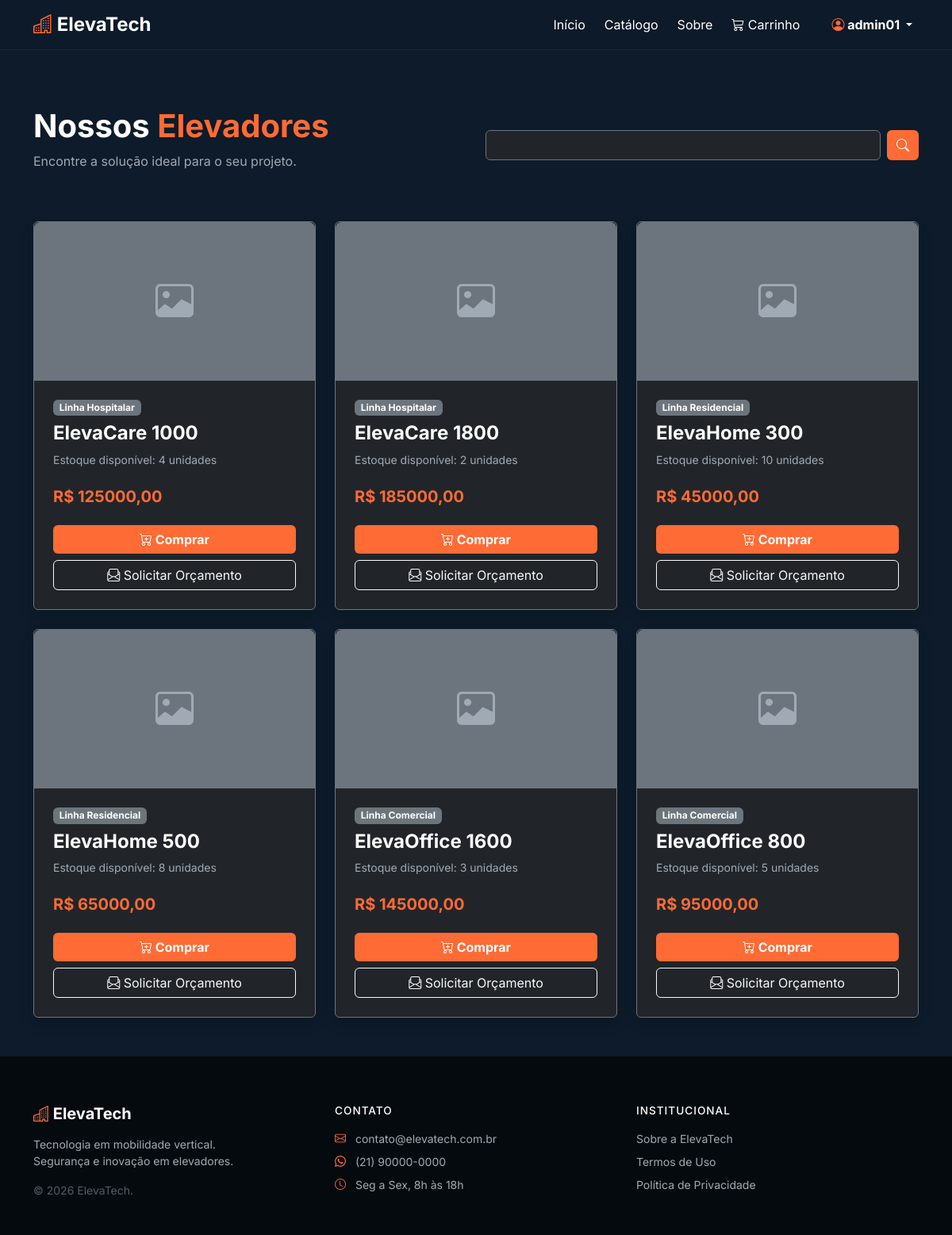
The app's page /elevadores/ (signed in) with its own data.
### produtos/models.py (models this page shows, shortened)
class Elevador(models.Model):
    nome = models.CharField(max_length=120)
    categoria = models.ForeignKey(Categoria, on_delete=models.PROTECT)
    preco = models.DecimalField(max_digits=10, decimal_places=2)
    estoque = models.PositiveIntegerField(default=0)
    imagem = models.ImageField(upload_to="elevadores/", blank=True, null=True)
    ativo = models.BooleanField(default=True)
    class Meta:
        verbose_name_plural = "Elevadores"

class Categoria(models.Model):
    nome = models.CharField(max_length=60, unique=True)
    class Meta:
        verbose_name_plural = "Categorias"

### produtos/views.py (the view)
# urls.py: path("elevadores/", views.lista_elevadores, name="catalogo"),
def lista_elevadores(request):
    elevadores = Elevador.objects.filter(ativo=True).order_by("nome")
    termo = request.GET.get("q")
    if termo:
        elevadores = elevadores.filter(nome__icontains=termo)
    return render(request, "produtos/lista.html", {"elevadores": elevadores})

### core/context_processors.py (called while the page is built)
def carrinho(request):
    carrinho = request.session.get("carrinho", {})
    quantidade = sum(carrinho.values())
    return {"carrinho_quantidade": quantidade}

### produtos/templates/produtos/lista.html (shortened to what this page needs)
{% extends 'core/base.html' %}
{% block content %}
<div class="container py-5 mt-4">
    <div class="row align-items-center mb-5">
        <div class="col-md-6">
            <h1 class="fw-bold">Nossos <span class="texto-laranja">Elevadores</span></h1>
            <p class="text-muted">Encontre a solução ideal para o seu projeto.</p>
        </div>
        <div class="col-md-6">
            <form method="get" class="d-flex gap-2">
                <input type="text" name="q" class="form-control bg-dark text-white border-secondary" placeholder="Buscar elevador...">
                <button type="submit" class="btn btn-laranja"><i class="bi bi-search"></i></button>
            </form>
        </div>
    </div>
    <div class="row g-4">
        {% for elevador in elevadores %}
        <div class="col-md-4">
            <div class="card h-100 bg-dark border-secondary text-white shadow">
                {% if elevador.imagem %}
                    <img src="{{ elevador.imagem.url }}" class="card-img-top" alt="{{ elevador.nome }}" style="height: 200px; object-fit: cover; border-radius: 8px 8px 0 0;">
                {% else %}
                    <div class="card-img-top bg-secondary d-flex align-items-center justify-content-center" style="height: 200px; border-radius: 8px 8px 0 0;">
                        <i class="bi bi-image text-muted" style="font-size: 3rem;"></i>
                    </div>
                {% endif %}
                <div class="card-body p-4 d-flex flex-column">
                    <span class="badge bg-secondary mb-2 align-self-start">{{ elevador.categoria.nome }}</span>
                    <h4 class="card-title fw-bold">{{ elevador.nome }}</h4>
                    <p class="text-muted small mb-4">Estoque disponível: {{ elevador.estoque }} unidades</p>
                    <h5 class="texto-laranja fw-bold mb-4">R$ {{ elevador.preco }}</h5>
                                        <div class="d-grid gap-2 mt-auto">
                        <form method="post" action="{% url 'carrinho_adicionar' elevador.pk %}">
                            <button type="submit" class="btn btn-laranja fw-bold w-100">
                                <i class="bi bi-cart-plus"></i> Comprar
                            </button>
                        </form>
                        <a href="#" class="btn btn-outline-light">
                            <i class="bi bi-envelope-paper"></i> Solicitar Orçamento
                        </a>
                    </div>
                </div>
            </div>
        </div>
        {% empty %}
        <div class="col-12 text-center py-5">
            <h4 class="text-muted">Nenhum elevador encontrado.</h4>
            <a href="{% url 'catalogo' %}" class="btn btn-outline-light mt-3">Ver todos</a>
        </div>
        {% endfor %}
    </div>
</div>
{% endblock %}

### core/templates/core/base.html (shortened to what this page needs)
{% load static %}
<!DOCTYPE html>
<html lang="pt-BR">
<head>
    <link href="https://cdn.jsdelivr.net/npm/bootstrap@5.3.3/dist/css/bootstrap.min.css" rel="stylesheet">
    <link href="https://cdn.jsdelivr.net/npm/bootstrap-icons@1.11.3/font/bootstrap-icons.min.css" rel="stylesheet">
    <link rel="stylesheet" href="{% static 'core/css/estilo.css' %}">
</head>
<body class="d-flex flex-column min-vh-100">
    <nav class="navbar navbar-expand-lg navbar-dark navbar-custom sticky-top">
        <div class="container">
            <a class="navbar-brand fw-bold fs-4" href="{% url 'home' %}">
                <i class="bi bi-buildings texto-laranja"></i> Eleva<span class="text-white">Tech</span>
            </a>
            <div class="collapse navbar-collapse" id="menu">
                <ul class="navbar-nav ms-auto align-items-lg-center gap-2">
                    <li class="nav-item"><a class="nav-link text-white" href="{% url 'home' %}">Início</a></li>
                    <li class="nav-item"><a class="nav-link text-white" href="{% url 'catalogo' %}">Catálogo</a></li>
                    <li class="nav-item"><a class="nav-link text-white" href="{% url 'sobre' %}">Sobre</a></li>
                    <li class="nav-item">
                        <a class="nav-link text-white" href="{% url 'ver_carrinho' %}">
                            <i class="bi bi-cart3"></i> Carrinho
                        </a>
                    </li>
                    <li class="nav-item ms-lg-3">
                        {% if user.is_authenticated %}
                            <div class="dropdown">
                                <a class="nav-link fw-bold text-white dropdown-toggle" href="#" role="button" data-bs-toggle="dropdown">
                                    <i class="bi bi-person-circle texto-laranja"></i> {{ user.username }}
                                </a>
                            </div>
                        {% else %}
                            <a class="nav-link fw-bold texto-laranja" href="{% url 'login' %}">
                                Entrar <i class="bi bi-box-arrow-in-right"></i>
                            </a>
                        {% endif %}
                    </li>
                </ul>
            </div>
        </div>
    </nav>
    <main class="flex-grow-1">
        {% block content %}
        {% endblock %}
    </main>
    <footer class="footer-custom mt-auto">
        <div class="container">
            <div class="row g-4">
                <div class="col-md-4">
                    <a href="{% url 'home' %}" class="text-decoration-none">
                        <h5 class="text-white fw-bold mb-0">
                            <i class="bi bi-buildings texto-laranja"></i> Eleva<span class="text-white">Tech</span>
                        </h5>
                    </a>
                    <p class="small text-muted mt-3">Tecnologia em mobilidade vertical.<br>Segurança e inovação em elevadores.</p>
                    <p class="small text-muted opacity-50">&copy; 2026 ElevaTech.</p>
                </div>
                <div class="col-md-4">
                    <h6 class="text-white text-uppercase mb-3" style="font-size: 0.85rem; letter-spacing: 1px;">Contato</h6>
                    <ul class="list-unstyled small">
                        <li class="mb-2 text-muted"><i class="bi bi-envelope me-2 texto-laranja"></i> contato@elevatech.com.br</li>
                        <li class="mb-2 text-muted"><i class="bi bi-whatsapp me-2 texto-laranja"></i> (21) 90000-0000</li>
                        <li class="text-muted"><i class="bi bi-clock me-2 texto-laranja"></i> Seg a Sex, 8h às 18h</li>
                    </ul>
                </div>
                <div class="col-md-4">
                    <h6 class="text-white text-uppercase mb-3" style="font-size: 0.85rem; letter-spacing: 1px;">Institucional</h6>
                    <ul class="list-unstyled small">
                        <li class="mb-2"><a href="{% url 'sobre' %}" class="text-muted text-decoration-none hover-laranja">Sobre a ElevaTech</a></li>
                        <li class="mb-2"><a href="#" class="text-muted text-decoration-none hover-laranja">Termos de Uso</a></li>
                        <li><a href="#" class="text-muted text-decoration-none hover-laranja">Política de Privacidade</a></li>
                    </ul>
                </div>
            </div>
        </div>
    </footer>
</body>
</html>

### core/static/core/css/estilo.css (style rules this page uses)
:root { --laranja: #ff6b35; --laranja-escuro: #e55a2b; --azul-escuro: #0d1b2a; --azul-medio: #1b263b; --cinza-texto: #a0aab5; --branco: #ffffff; }
body { font-family: 'Inter', sans-serif; background-color: var(--azul-escuro); color: var(--branco); display: flex; flex-direction: column; min-height: 100vh; }
main { flex: 1; }
.navbar-custom { background-color: rgba(13, 27, 42, 0.95); backdrop-filter: blur(10px); border-bottom: 1px solid rgba(255,255,255,0.05); position: sticky; top: 0; z-index: 1000; }
.texto-laranja { color: var(--laranja); }
.btn-laranja { background-color: var(--laranja); color: var(--branco); font-weight: 600; border: none; transition: 0.3s; }
.footer-custom { background-color: #050a0f; border-top: 1px solid rgba(255,255,255,0.05); padding: 60px 0 30px; }
.text-muted { color: #a0aab5 !important; }

### records on screen
Elevador: categoria.nome "Linha Hospitalar", nome "ElevaCare 1000", estoque "4", preco "125000,00"
Elevador: categoria.nome "Linha Hospitalar", nome "ElevaCare 1800", estoque "2", preco "185000,00"
Elevador: categoria.nome "Linha Residencial", nome "ElevaHome 300", estoque "10", preco "45000,00"
Elevador: categoria.nome "Linha Residencial", nome "ElevaHome 500", estoque "8", preco "65000,00"
Elevador: categoria.nome "Linha Comercial", nome "ElevaOffice 1600", estoque "3", preco "145000,00"
Elevador: categoria.nome "Linha Comercial", nome "ElevaOffice 800", estoque "5", preco "95000,00"

### other values on screen
{{ user.username }} "admin01"
